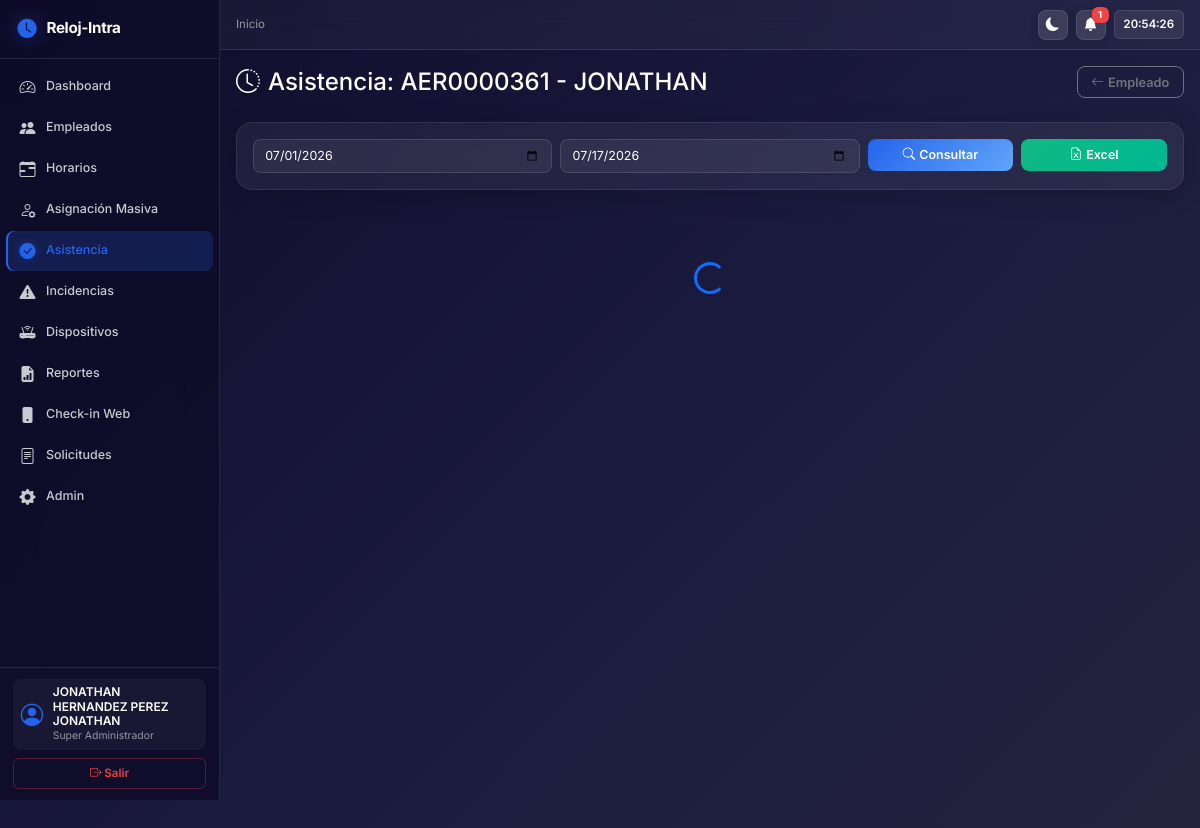
Page /asistencia/empleado/257/ (signed in) on the committed database.
### apps/cuentas/models.py (models this page shows, shortened)
class Usuario(AbstractUser):
    ROLES = [
        ('normal', 'Normal'),
        ('admin', 'Administrador'),
        ('superadmin', 'Super Administrador'),
    ]
    rol = models.CharField('Rol', max_length=20, choices=ROLES, default='normal')
    debe_cambiar_password = models.BooleanField('Debe cambiar contraseña', default=False)
    class Meta:
        verbose_name = 'Usuario'
        verbose_name_plural = 'Usuarios'
        db_table = 'usuarios'

### apps/empleados/models.py (models this page shows, shortened)
class Empleado(models.Model):
    ESTATUS = [
        ('activo', 'Activo'),
        ('inactivo', 'Inactivo'),
        ('renuncia', 'Renuncia'),
    ]
    TIPO_EMPLEADO = [
        ('empleado', 'Empleado'),
        ('admin', 'Administrador'),
        ('superadmin', 'Super Administrador'),
    ]
    TIPO_VERIFICACION = [
        ('huella', 'Huella'),
        ('facial', 'Facial'),
        ('ambos', 'Huella y Facial'),
    ]
    GENERO = [
        ('masculino', 'Masculino'),
        ('femenino', 'Femenino'),
        ('otro', 'Otro'),
    ]
    id_original = models.CharField('ID original', max_length=20, unique=True,
                                   help_text='Código del empleado ej: AER015')
    nombre = models.CharField('Nombre(s)', max_length=100)
    apellidos = models.CharField('Apellidos', max_length=200, default='')
    departamento = models.ForeignKey(
        'organizacion.Departamento', on_delete=models.SET_NULL,
        null=True, blank=True, verbose_name='Departamento'
    )
    cargo = models.ForeignKey(
        Cargo, on_delete=models.SET_NULL,
        null=True, blank=True, verbose_name='Cargo'
    )
    tipo_empleado = models.CharField('Tipo de empleado', max_length=20, choices=TIPO_EMPLEADO, default='empleado')
    telefono = models.CharField('Teléfono', max_length=20, blank=True, default='')
    email = models.EmailField('Correo electrónico', blank=True, default='')
    estatus = models.CharField('Estatus', max_length=20, choices=ESTATUS, default='activo')
    fecha_ingreso = models.DateField('Fecha de contratación', null=True, blank=True)
    fecha_renuncia = models.DateField('Fecha de renuncia', null=True, blank=True)
    fecha_recontratacion = models.DateField('Fecha de recontratación', null=True, blank=True)
    user = models.OneToOneField(
        settings.AUTH_USER_MODEL, on_delete=models.SET_NULL,
        null=True, blank=True, verbose_name='Usuario del sistema'
    )
    nss = models.CharField('NSS', max_length=20, blank=True, default='')
    ciudad = models.CharField('Ciudad', max_length=100, blank=True, default='')
    cp = models.CharField('Código Postal', max_length=10, blank=True, default='')
    nacionalidad = models.CharField('Nacionalidad', max_length=100, blank=True, default='')
    genero = models.CharField('Género', max_length=20, choices=GENERO, blank=True, default='')
    id_en_dispositivo = models.CharField('ID en scanner', max_length=50, blank=True, default='',
                                         help_text='ID del empleado dentro del dispositivo ZKTeco')
    tipo_verificacion_scanner = models.CharField(
        'Tipo verificación', max_length=20, choices=TIPO_VERIFICACION,
        default='facial', help_text='Huella, facial o ambos'
    )
    foto = models.ImageField('Foto', upload_to='fotos/', blank=True,
        validators=[FileExtensionValidator(allowed_extensions=['jpg', 'jpeg', 'png'])])
    pendiente_push = models.BooleanField('Pendiente de push al escáner', default=False,
                                         help_text='Si está activo, el dato se enviará al escáner en la próxima solicitud getrequest')
    creado_en = models.DateTimeField('Creado en', auto_now_add=True)
    actualizado_en = models.DateTimeField('Actualizado en', auto_now=True)
    class Meta:
        verbose_name = 'Empleado'
        verbose_name_plural = 'Empleados'
        db_table = 'empleados'
        ordering = ['nombre']
        indexes = [
            models.Index(fields=['estatus']),
            models.Index(fields=['departamento']),
        ]

### apps/asistencia/views.py (the view)
# urls.py: path('empleado/<int:pk>/', views.detalle_asistencia, name='detalle-asistencia'),
@login_required
def detalle_asistencia(request, pk):
    empleado = get_object_or_404(Empleado, pk=pk)
    return render(request, 'asistencia/detalle.html', {
        'empleado': empleado,
    })

### templates/asistencia/detalle.html (shortened to what this page needs)
{% extends 'base.html' %}
{% block content %}
<div class="d-flex justify-content-between align-items-center mb-4">
    <h4 class="mb-0"><i class="bi bi-clock-history me-2"></i>Asistencia: {{ empleado.id_original }} - {{ empleado.nombre }}</h4>
    <a href="{% url 'detalle-empleado' empleado.id %}" class="btn btn-outline-secondary btn-sm"><i class="bi bi-arrow-left me-1"></i>Empleado</a>
</div>
<div class="card mb-4">
    <div class="card-body">
        <div class="row g-2">
            <div class="col-md-4">
                <input type="date" id="fecha-desde" class="form-control" value="{% now 'Y-m-01' %}">
            </div>
            <div class="col-md-4">
                <input type="date" id="fecha-hasta" class="form-control" value="{% now 'Y-m-d' %}">
            </div>
            <div class="col-md-2">
                <button class="btn btn-primary w-100" onclick="consultar()"><i class="bi bi-search me-1"></i>Consultar</button>
            </div>
            <div class="col-md-2">
                <a href="/asistencia/api/reporte/excel/?empleado_pk={{ empleado.id }}" class="btn btn-success w-100"><i class="bi bi-file-earmark-excel me-1"></i>Excel</a>
            </div>
        </div>
    </div>
</div>
<div id="resultados-container"></div>
{% endblock %}

### templates/base.html (shortened to what this page needs)
<!DOCTYPE html>
<html lang="es-mx">
<head>
    <link href="https://cdn.jsdelivr.net/npm/bootstrap@5.3.3/dist/css/bootstrap.min.css" rel="stylesheet">
    <link rel="stylesheet" href="https://cdn.jsdelivr.net/npm/bootstrap-icons@1.11.3/font/bootstrap-icons.min.css">
    <link href="https://unpkg.com/aos@2.3.1/dist/aos.css" rel="stylesheet">
    <link rel="stylesheet" href="/static/css/style.css">
</head>
<body>
    {% if user.is_authenticated %}
    <nav class="sidebar" id="sidebar" {% if not request.resolver_match.url_name == 'login' %}data-aos="fade-right" data-aos-duration="600"{% endif %}>
        <div class="sidebar-header">
            <i class="bi bi-clock-fill"></i>
            <span class="sidebar-brand">Reloj-Intra</span>
        </div>
        <ul class="nav flex-column flex-grow-1">
            <li class="nav-item">
                <a class="nav-link {% if request.resolver_match.url_name == 'dashboard' %}active{% endif %}" href="{% url 'dashboard' %}">
                    <i class="bi bi-speedometer2"></i>
                    <span>Dashboard</span>
                </a>
            </li>
            {% if user.rol != 'normal' %}
            <li class="nav-item">
                <a class="nav-link {% if 'empleados' in request.path %}active{% endif %}" href="{% url 'lista-empleados' %}">
                    <i class="bi bi-people-fill"></i>
                    <span>Empleados</span>
                </a>
            </li>
            <li class="nav-item">
                <a class="nav-link {% if 'horarios' in request.path %}active{% endif %}" href="{% url 'lista-horarios' %}">
                    <i class="bi bi-calendar-range"></i>
                    <span>Horarios</span>
                </a>
            </li>
            <li class="nav-item">
                <a class="nav-link {% if 'asignacion-masiva' in request.path %}active{% endif %}" href="{% url 'asignacion-masiva' %}">
                    <i class="bi bi-person-gear"></i>
                    <span>Asignación Masiva</span>
                </a>
            </li>
            <li class="nav-item">
                <a class="nav-link {% if 'asistencia' in request.path %}active{% endif %}" href="{% url 'buscar-asistencia' %}">
                    <i class="bi bi-check-circle-fill"></i>
                    <span>Asistencia</span>
                </a>
            </li>
            <li class="nav-item">
                <a class="nav-link {% if 'incidencias' in request.path %}active{% endif %}" href="{% url 'lista-incidencias' %}">
                    <i class="bi bi-exclamation-triangle-fill"></i>
                    <span>Incidencias</span>
                </a>
            </li>
            <li class="nav-item">
                <a class="nav-link {% if 'dispositivos' in request.path %}active{% endif %}" href="{% url 'lista-dispositivos' %}">
                    <i class="bi bi-router-fill"></i>
                    <span>Dispositivos</span>
                </a>
            </li>
            <li class="nav-item">
                <a class="nav-link {% if 'reportes' in request.path %}active{% endif %}" href="{% url 'lista-reportes' %}">
                    <i class="bi bi-file-earmark-bar-graph-fill"></i>
                    <span>Reportes</span>
                </a>
            </li>
            {% endif %}
            <li class="nav-item">
                <a class="nav-link {% if 'registro' in request.path %}active{% endif %}" href="{% url 'checkin' %}">
                    <i class="bi bi-phone-fill"></i>
                    <span>Check-in Web</span>
                </a>
            </li>
            <li class="nav-item">
                <a class="nav-link {% if 'solicitudes' in request.path %}active{% endif %}" href="{% url 'lista-solicitudes' %}">
                    <i class="bi bi-file-text"></i>
                    <span>Solicitudes</span>
                </a>
            </li>
            {% if user.rol == 'superadmin' or user.is_superuser %}
            <li class="nav-item">
                <a class="nav-link" href="{% url 'admin:index' %}" target="_blank">
                    <i class="bi bi-gear-fill"></i>
                    <span>Admin</span>
                </a>
            </li>
            {% endif %}
        </ul>
        <div class="sidebar-footer">
            <div class="user-info mb-2">
                <i class="bi bi-person-circle"></i>
                <div>
                    <div class="user-name">{{ user.get_full_name|default:user.username }}</div>
                    <div class="user-rol">{{ user.get_rol_display }}</div>
                </div>
            </div>
            <form method="post" action="{% url 'logout' %}">
                <button type="submit" class="btn btn-outline-danger w-100">
                    <i class="bi bi-box-arrow-right"></i> Salir
                </button>
            </form>
        </div>
    </nav>
    <header class="topbar" id="topbar">
        <div class="topbar-left">
            <nav aria-label="breadcrumb">
                <ol class="breadcrumb">
                    <li class="breadcrumb-item"><a href="{% url 'dashboard' %}" style="color: var(--text-muted); text-decoration: none;">Inicio</a></li>
                </ol>
            </nav>
        </div>
        <div class="topbar-right">
            <button class="topbar-btn" onclick="toggleTheme()" title="Cambiar tema">
                <i class="bi bi-moon-fill" id="theme-icon"></i>
            </button>
            <div class="dropdown">
                <button class="topbar-btn position-relative" id="notif-bell" type="button" data-bs-toggle="dropdown" aria-expanded="false">
                    <i class="bi bi-bell-fill"></i>
                    <span class="badge d-none" id="notif-count">0</span>
                </button>
            </div>
            <div class="topbar-clock" id="topbar-clock">--:--:--</div>
        </div>
    </header>
    <main class="main-content" id="mainContent">
    {% else %}
        <div class="container">
    {% endif %}
        {% block content %}{% endblock %}
    {% if user.is_authenticated %}
    </main>
    {% else %}
    </div>
    {% endif %}
</body>
</html>

### rows in the picture
Usuario: get_full_name "JONATHAN HERNANDEZ PEREZ JONATHAN", rol "Super Administrador"
Empleado: id_original "AER0000361", nombre "JONATHAN"
